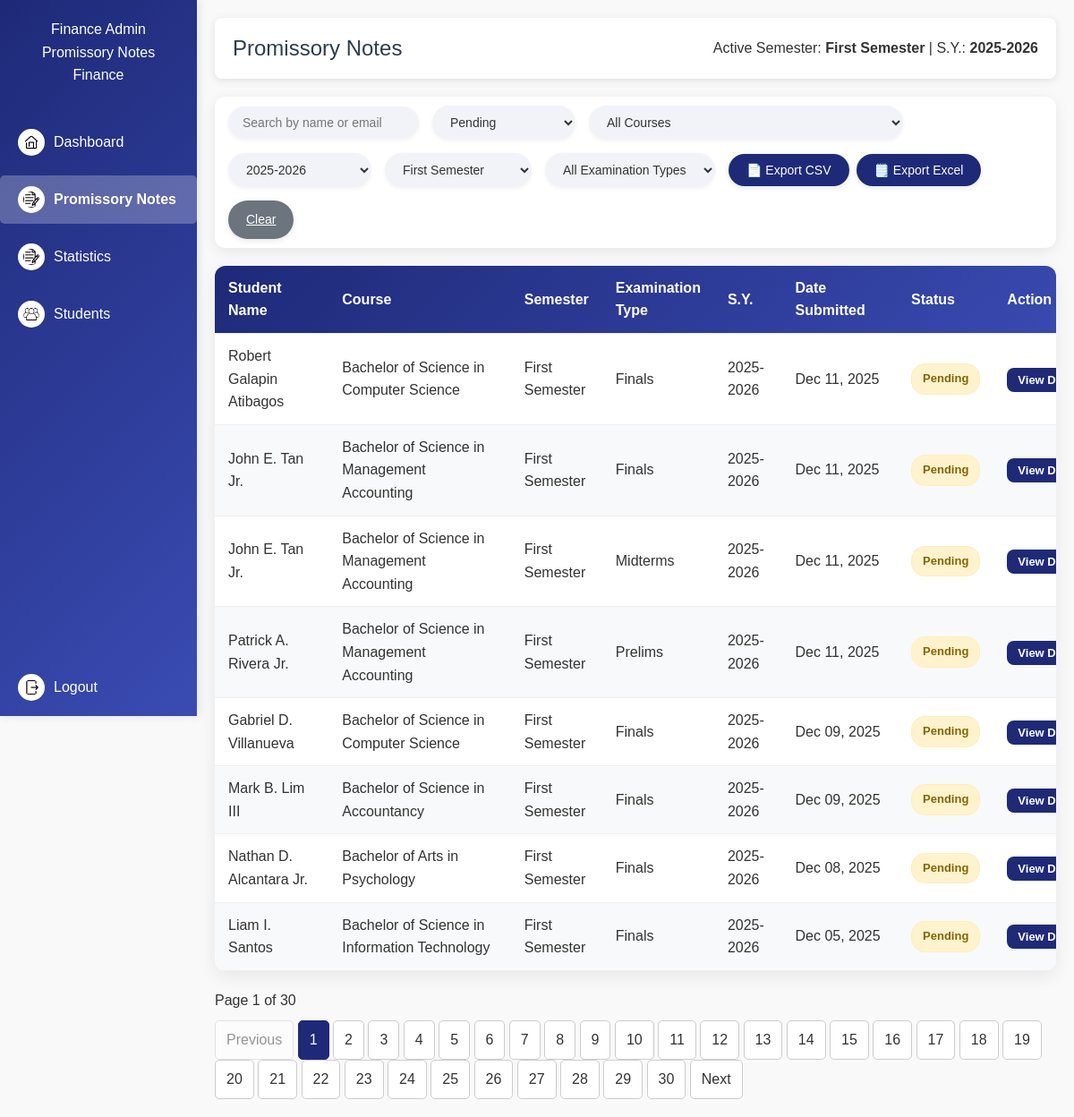
The app's page /finance/promissory-notes (signed in), older data.
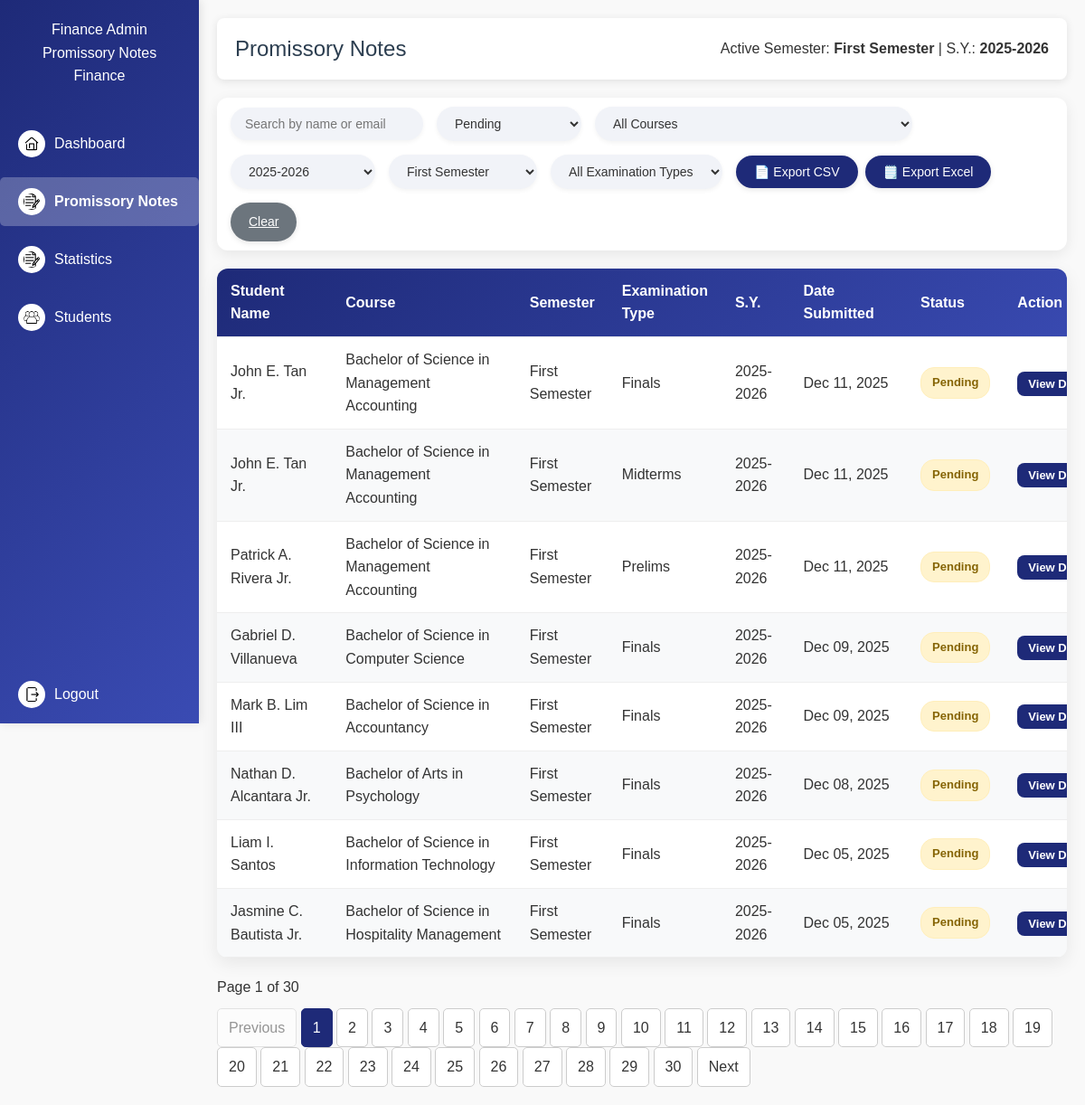
The same page, newer data.
### models.py (models this page shows, shortened)
class PromissoryRequest(db.Model):
    id = db.Column(db.Integer, primary_key=True)
    student_id = db.Column(db.Integer, db.ForeignKey(
        'account.id'), nullable=False)
    student = db.relationship("Account", backref="promissory_requests")
    year_level = db.Column(db.String(20), nullable=False)
    course = db.Column(db.String(100), nullable=False)
    email = db.Column(db.String(100), nullable=False)
    reason_text = db.Column(db.Text)
    reason_doc = db.Column(db.String(255))
    valid_id = db.Column(db.String(255))
    semester_type = db.Column(db.String(50))
    semester = db.Column(db.String(50))
    school_year = db.Column(db.String(20))
    status = db.Column(db.String(20), default="Pending")
    comments = db.Column(db.Text)
    requested_at = db.Column(db.DateTime, default=datetime.utcnow)

class Account(db.Model):
    id = db.Column(db.Integer, primary_key=True, autoincrement=True)
    first_name = db.Column(db.String(50), nullable=False)
    middle_name = db.Column(db.String(50))
    last_name = db.Column(db.String(50), nullable=False)
    suffix = db.Column(db.String(10))
    email = db.Column(db.String(100), unique=True, nullable=False)
    _role = db.Column("role", db.String(20), nullable=False)
    _status = db.Column("status", db.String(20), nullable=False)
    password_hash = db.Column(db.String(255), nullable=False)
    plain_password = db.Column(db.String(100), nullable=False)
    year_level = db.Column(db.String(20))
    course = db.Column(db.String(100))
    @property
    def role(self):
        return self._role
    @role.setter
    def role(self, value):
        self._role = value.capitalize() if value else value
    @property
    def status(self):
        return self._status
    @status.setter
    def status(self, value):
        self._status = value.capitalize() if value else value

### finance_routes.py (the view, shortened to what this page needs)
@finance_bp.route("/promissory-notes")
@require_role("Finance")
def promissory_notes():
    active_semester, active_school_year = get_active_settings()
    all_courses = [c.name for c in ActiveCourse.query.order_by(
        ActiveCourse.name).all()]
    all_semesters = [s[0] for s in db.session.query(
        PromissoryRequest.semester).distinct()]
    all_semester_types = [s[0] for s in db.session.query(
        PromissoryRequest.semester_type).distinct()]
    all_school_years = [sy[0] for sy in db.session.query(
        PromissoryRequest.school_year).distinct().order_by(PromissoryRequest.school_year.desc())]
    search = request.args.get("search", "").strip()
    status_filter = request.args.get("status", "Pending").capitalize()
    semester_filter = request.args.get("semester", active_semester)
    semester_type_filter = request.args.get("semester_type", "")
    school_year_filter = request.args.get("school_year", active_school_year)
    course_filter = request.args.get("course", "")
    export_format = request.args.get("export")
    page = request.args.get("page", 1, type=int)
    per_page = 8
    query = PromissoryRequest.query.join(
        Account, PromissoryRequest.student_id == Account.id)
    if status_filter != "All":
        query = query.filter(PromissoryRequest.status == status_filter)
    if semester_filter:
        query = query.filter(PromissoryRequest.semester == semester_filter)
    if semester_type_filter:
        query = query.filter(
            PromissoryRequest.semester_type == semester_type_filter)
    if school_year_filter:
        query = query.filter(
            PromissoryRequest.school_year == school_year_filter)
    if course_filter:
        query = query.filter(PromissoryRequest.course == course_filter)
    results = query.options(joinedload(PromissoryRequest.student))\
                   .order_by(PromissoryRequest.requested_at.desc()).all()
    query = query.options(joinedload(PromissoryRequest.student))\
             .order_by(PromissoryRequest.requested_at.desc())
    if export_format in ["csv", "excel"]:
        return export_promissory_requests(results, export_format)
    pagination = query.paginate(page=page, per_page=per_page, error_out=False)
    return render_template(
        "finance/promissory_notes.html",
        promissory_requests=pagination.items,
        finance_user=session.get("user_name", "Finance User"),
        search=search,
        status_filter=status_filter,
        selected_semester=semester_filter,
        selected_semester_type=semester_type_filter,
        selected_school_year=school_year_filter,
        selected_course=course_filter,
        all_courses=all_courses,
        all_semesters=all_semesters,
        all_semester_types=all_semester_types,
        all_school_years=all_school_years,
        active_semester=active_semester,
        active_school_year=active_school_year,
        pagination=pagination,
        total_pages=pagination.pages
    )

### app.py (called while the page is built)
@app.before_request
def protect_admin_routes():
    if request.path.startswith("/admin"):
        if "user_id" not in session or session.get("role") != "Admin":
            flash("Admin access required.", "danger")
            return redirect(url_for("login"))

### finance_routes.py (called while the page is built)
def require_role(role=None):
    def wrapper(func):
        @wraps(func)
        def decorated_function(*args, **kwargs):
            if "user_id" not in session:
                flash("Please log in first.", "warning")
                return redirect(url_for("login"))
            if role and session.get("role") != role:
                flash("Access denied.", "danger")
                return redirect(url_for("login"))
            return func(*args, **kwargs)
        return decorated_function
    return wrapper

def get_active_settings():
    settings = ActiveSettings.query.first()
    return (
        settings.active_semester if settings else "Not Set",
        settings.active_school_year if settings else "Not Set"
    )

### templates/finance/promissory_notes.html (shortened to what the changed rows need)
<!DOCTYPE html>
<html lang="en">
<head>
</head>
<body>
  <nav class="sidebar" id="sidebar">
    <h2>{{ finance_user }}<br>Promissory Notes <br>Finance</h2>
    {% set links = [
    ('finance.dashboard', 'Dashboard', 'dashboard.png'),
    ('finance.promissory_notes', 'Promissory Notes', 'notes.png'),
    ('finance.all_promissory', 'Statistics', 'notes.png'),
    ('finance.students_promissory', 'Students', 'students.png')
    ] %}
    {% for endpoint, text, icon in links %}
    <a href="{{ url_for(endpoint) }}" class="{% if request.endpoint == endpoint %}active{% endif %}">
      <img src="{{ url_for('static', filename='images/' + icon) }}" class="icon"> {{ text }}
    </a>
    {% endfor %}
    <a href="{{ url_for('finance.logout') }}" class="logout-btn">
      <img src="{{ url_for('static', filename='images/logout.png') }}" class="icon"> Logout
    </a>
  </nav>
  <main class="main-content">
    <header class="header">
      <h2>Promissory Notes</h2>
    </header>
    <div class="table-container">
      <table class="fixed-table">
        <thead>
          <tr>
            <th style="width: 150px;">Student Name</th>
            <th style="width: 280px;">Course</th>
            <th style="width: 100px;">Semester</th>
            <th style="width: 120px;">Examination Type</th>
            <th style="width: 80px;">S.Y.</th>
            <th style="width: 150px;">Date Submitted</th>
            <th style="width: 100px;">Status</th>
            <th style="width: 100px;">Action</th>
          </tr>
        </thead>
        <tbody>
          {% if promissory_requests %}
          {% for req in promissory_requests %}
          <tr>
            <td>{{ req.student.first_name }} {{ req.student.middle_name or '' }} {{ req.student.last_name }} {{
              req.student.suffix or '' }}</td>
            <td>{{ req.course }}</td>
            <td>{{ req.semester or 'N/A' }}</td>
            <td>{{ req.semester_type or 'N/A' }}</td>
            <td>{{ req.school_year or 'N/A' }}</td>
            <td>{{ req.requested_at.strftime('%b %d, %Y') }}</td>
            <td><span class="status {{ req.status|lower }}">{{ req.status }}</span></td>
            <td><a href="{{ url_for('finance.view_promissory', promissory_id=req.id) }}" class="btn-view">View
                Details</a></td>
          </tr>
          {% endfor %}
          {% else %}
          <tr>
            <td colspan="8" class="no-data">No promissory requests submitted yet</td>
          </tr>
          {% endif %}
        </tbody>
      </table>
    </div>
    <div class="pagination-container">
      <div class="pagination">
        <a class="{% if not pagination.has_prev %}disabled{% endif %}"
          href="{{ url_for('finance.promissory_notes', page=pagination.prev_num, search=search, status=status_filter, semester=selected_semester, semester_type=selected_semester_type, school_year=selected_school_year) }}">Previous</a>
        {% for p in range(1, total_pages + 1) %}
        <a class="{% if p == pagination.page %}active{% endif %}"
          href="{{ url_for('finance.promissory_notes', page=p, search=search, status=status_filter, semester=selected_semester, semester_type=selected_semester_type, school_year=selected_school_year) }}">{{
          p }}</a>
        {% endfor %}
        <a class="{% if not pagination.has_next %}disabled{% endif %}"
          href="{{ url_for('finance.promissory_notes', page=pagination.next_num, search=search, status=status_filter, semester=selected_semester, semester_type=selected_semester_type, school_year=selected_school_year) }}">Next</a>
      </div>
    </div>
  </main>
</body>
</html>

Row changes from the older to the newer data that the page shows:
no longer on this page (row edited): PromissoryRequest: student.first_name "Robert", student "Galapin", student.last_name "Atibagos", course "Bachelor of Science in Computer Science", semester "First Semester", semester_type "Finals", school_year "2025-2026", requested_at "Dec 11, 2025", status "Pending"
now on this page (row unchanged): PromissoryRequest: student.first_name "Jasmine", student "C.", student.last_name "Bautista", student "Jr.", course "Bachelor of Science in Hospitality Management", semester "First Semester", semester_type "Finals", school_year "2025-2026", requested_at "Dec 05, 2025", status "Pending"
